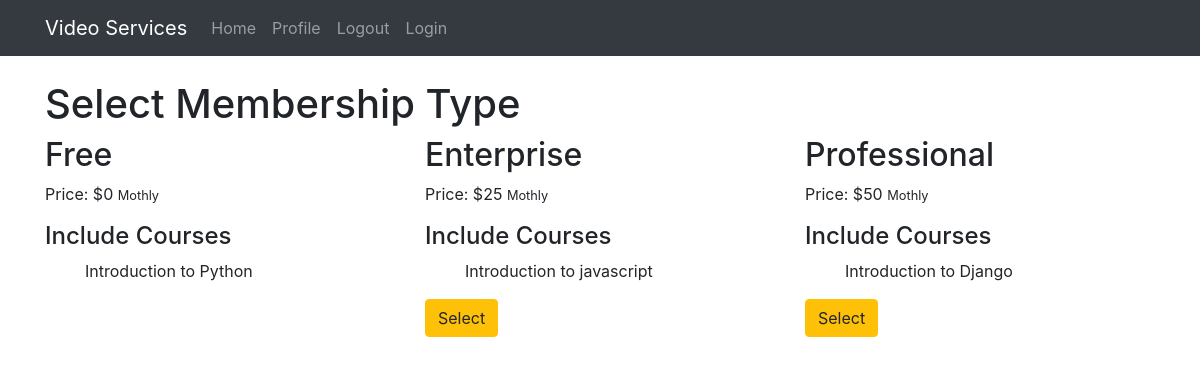
The page /memberships/ (signed in) on the database its author committed.
### membership/models.py (models this page shows)
class Membership(models.Model):
    slug = models.SlugField()
    membership_type = models.CharField(
        choices=MEMBERSHIP_CHOICES,
        default='Free',
        max_length=30)
    price = models.IntegerField(default=15)
    strtip_plan_id = models.CharField(max_length=40)
    def __str__(self):
        return self.membership_type

### courses/models.py (models this page shows, shortened)
class Courses(models.Model):
    slug = models.SlugField()
    title = models.CharField(max_length=120)
    description = models.TextField()
    allowed_membership = models.ManyToManyField(Membership)

### membership/views.py (the view, shortened to what this page needs)
# urls.py: path('', membershiplistview.as_view(), name='select'),
class membershiplistview(ListView):
    queryset = Membership.objects.all()
    template_name = "Membership/list.html"
    def get_context_data(self, *args, **kwargs):
        context = super(membershiplistview, self).get_context_data(*args, **kwargs)
        current_membership = get_user_membership(self.request)
        context['current_membership'] = str(current_membership.member_ship)
        return context

### membership/views.py (called while the page is built)
def get_user_membership(request):
    user_membership_qs = UserMembership.objects.filter(user=request.user)
    if user_membership_qs.exists():
        return user_membership_qs.first()
    return None

### membership/templates/Membership/list.html (shortened to what this page needs)
{% extends 'base.html' %}
{% block content %}
<h1>Select Membership Type</h1>
<div class="row">
    {% for object in object_list %}
       <div class="col-sm-4 col-md-4">
           <h2>{{ object.membership_type }}</h2>
           <p>Price: ${{ object.price }} <small>Mothly</small></p>
           <h4>Include Courses</h4>
           <ul>
               {% for course in object.courses_set.all %}
                  {{ course.title }}
               {% endfor %}
           </ul>
           {% if object.membership_type != 'Free' %}
               <form method="post" action="{% url 'membership:select' %}">
                   {% if object.membership_type != current_membership %}
                      <button type="submit" class="btn btn-warning">Select</button>
                   {% else %}
                      <small>This is your current type.</small>
                   {% endif %}
               </form>
           {% endif %}
       </div>
    {% endfor %}
</div>
{% endblock %}

### templates/base.html (shortened to what this page needs)
{% load static %}
<!doctype html>
<html lang="en">
  <head>
      {% include 'base/css.html'%}
  </head>
  <body>
  {% include 'base/navbar.html'%}
  <div class="container">
  {% block content %}{% endblock %}
  </div>
  </body>
</html>

### templates/base/css.html (shortened to what this page needs)
{% load static %}
<link rel="stylesheet" href="https://stackpath.bootstrapcdn.com/bootstrap/4.3.1/css/bootstrap.min.css">

### templates/base/navbar.html (shortened to what this page needs)
<nav class="navbar navbar-expand-lg navbar-dark bg-dark mb-4 justify-content-between">
  <div class="container">
    <a class="navbar-brand" href="#">Video Services</a>
    <div class="collapse navbar-collapse" id="navbarNav">
      <ul class="navbar-nav">
        <li class="nav-item">
          <a class="nav-link">Home<span class="sr-only">(current)</span></a>
        </li>
        <li class="nav-item" href="#">
          <a class="nav-link">Profile</a>
        </li>
        {% if request.user.is_authenticated %}
          <li class="nav-item">
              <a class="nav-link" href="#">Logout</a>
          </li>
          <li class="nav-item">
              <a class="nav-link" href="#">Login</a>
          </li>
          {% else %}
          <li class="nav-item">
              <a class="nav-link" href="#">Member Ship</a>
          </li>
        {% endif %}
      </ul>
    </div>
  </div>
</nav>

### templates/base/java.html (shortened to what this page needs)
{% load static %}

### rows shown on the page
Membership: membership_type "Free", price "0"
Courses: title "Introduction to Python"
Membership: membership_type "Enterprise", price "25", shows "Select"
Courses: title "Introduction to javascript"
Membership: membership_type "Professional", price "50", shows "Select"
Courses: title "Introduction to Django"
